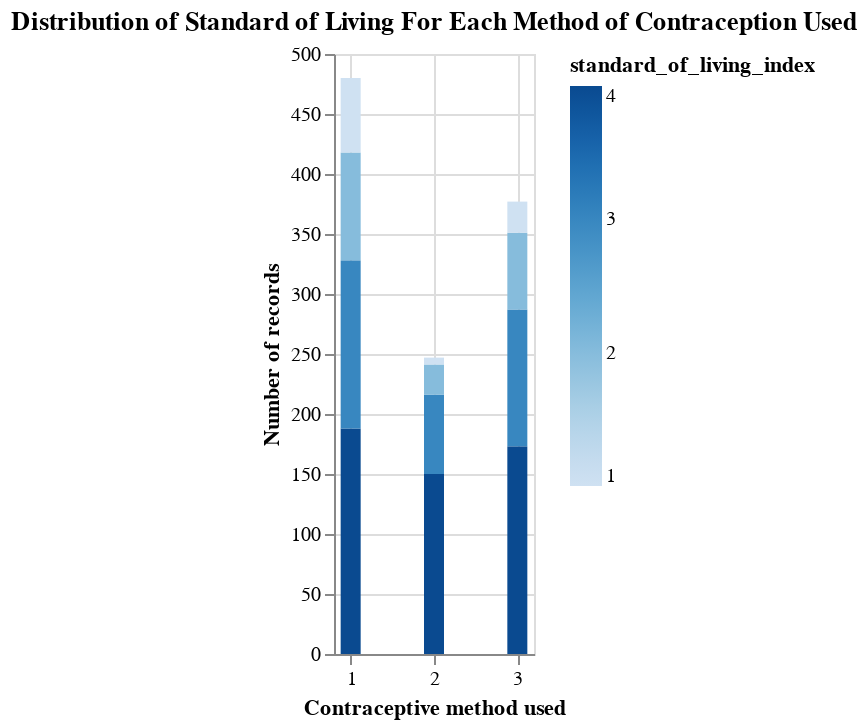

The cell this chart's notebook holds for it:
### Markdown cell above
**Standard of living**

### Code cell
living_standard_correlation = alt.Chart(cmc_train, title = "Distribution of Standard of Living For Each Method of Contraception Used").mark_bar(size=10).encode(
    x = alt.X("contraceptive_method_used", title = "Contraceptive method used"),
    y = alt.Y("count()", title = "Number of records"),
    color = alt.Color("standard_of_living_index")
).properties(width=100)
living_standard_correlation

### Figure 1 — Vega-Lite specification as saved in the notebook (floating-point values rounded to 4 significant figures; data arrays with more than 128 entries replaced by an {"elided": "..."} marker saying what was removed)
{"$schema": "https://vega.github.io/schema/vega-lite/v4.17.0.json", "config": {"view": {"continuousHeight": 300, "continuousWidth": 400}}, "data": {"name": "data-f15167d60f413a998667f82347f8e248"}, "datasets": {"data-f15167d60f413a998667f82347f8e248": {"elided": "1104 records"}}, "encoding": {"color": {"field": "standard_of_living_index", "type": "quantitative"}, "x": {"field": "contraceptive_method_used", "title": "Contraceptive method used", "type": "quantitative"}, "y": {"aggregate": "count", "title": "Number of records", "type": "quantitative"}}, "mark": {"size": 10, "type": "bar"}, "title": "Distribution of Standard of Living For Each Method of Contraception Used", "width": 100}
